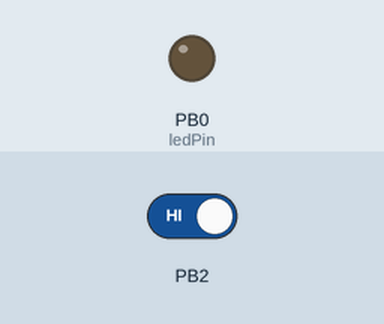
Recording of a sketch running on a simulated ATtiny85, built with avr-gcc and run on an emulated ATtiny85. On the bench: output pins drawn as LEDs (lit = HIGH). The inputs (shaded band) are chosen by the test bench; at power-on: PB2 HIGH.

Above: at 1.2 s.
1.3 s: PB2 driven LOW
At 1.6 s:
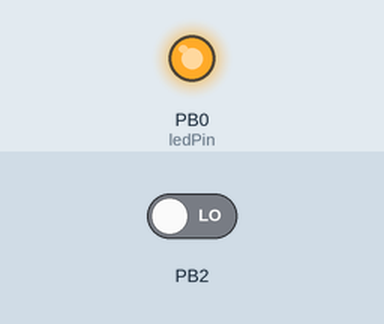
Timing chart, 0 to 4.3 s (numbered marks = the images above; inputs shaded):
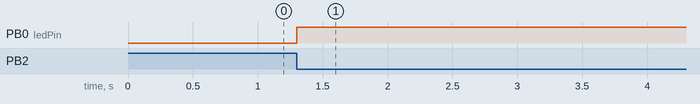

Measured:
- after the input at 1.3 s, PB0 (ledPin): LOW → HIGH at once

The sketch:

sensorSwitch_attiny13_v0.1.ino
```cpp
#include <avr/io.h>
#include <util/delay.h>
#include <avr/interrupt.h>

#define butPin PB1
#define ledPin PB0

volatile boolean butIsShort = false;
volatile boolean led = false;


// the setup function runs once when you press reset or power the board
void setup() {

  // initialize digital pin LED_BUILTIN as an output.
  pinMode(ledPin, OUTPUT);
  pinMode(butPin, INPUT);

  // External Interrupt(s) initialization
  // INT0: On
  // INT0 Mode: Falling Edge
  // Interrupt on any change on pins PCINT0-5: Off
  GIMSK = (1 << INT0) | (0 << PCIE);
  MCUCR = (1 << ISC01) | (0 << ISC00);
  GIFR = (1 << INTF0) | (0 << PCIF);

}

// the loop function runs over and over again forever
void loop() {
  while (1) {
    if (butIsShort) {
      digitalWrite(ledPin, !digitalRead(ledPin));
      butIsShort = false;
    }
  }
}
// External Interrupt 0 service routine
ISR(INT0_vect)
{
  butIsShort = true;
}
```
